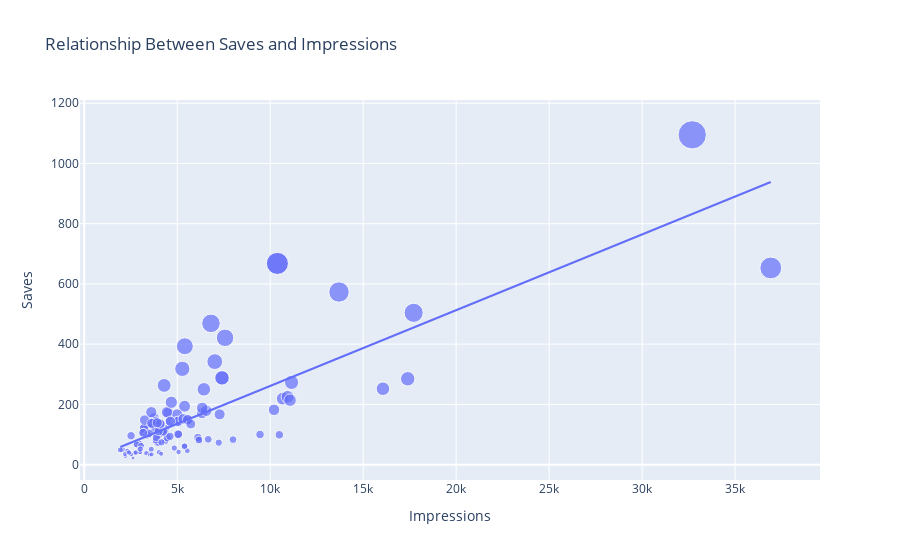

Notebook code cell kept with this figure:
### Code cell
figure = px.scatter(data_frame = data, x = "Impressions",
                   y = "Saves", size = "Saves", trendline = "ols",
                   title = "Relationship Between Saves and Impressions")
figure.show()
